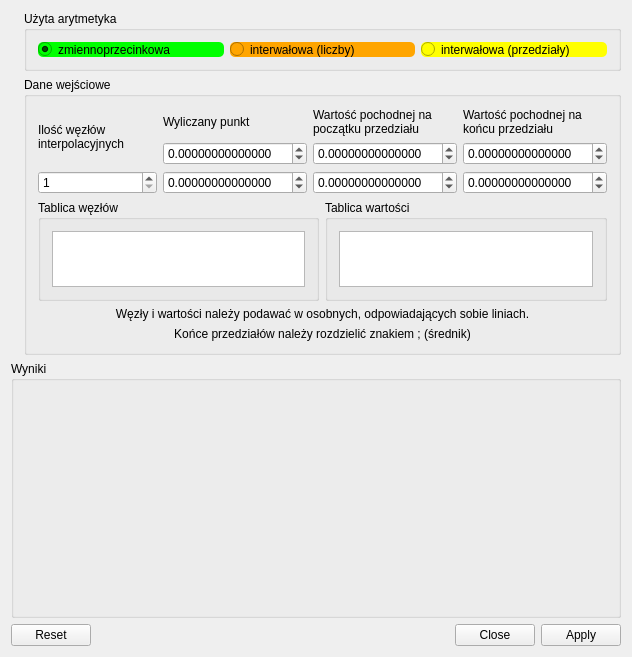
<?xml version="1.0" encoding="UTF-8"?>
<ui version="4.0">
 <class>MainWindow</class>
 <widget class="QMainWindow" name="MainWindow">
  <property name="geometry">
   <rect>
    <x>0</x>
    <y>0</y>
    <width>632</width>
    <height>547</height>
   </rect>
  </property>
  <property name="windowTitle">
   <string>Funkcjosklejator 3000</string>
  </property>
  <widget class="QWidget" name="centralWidget">
   <layout class="QVBoxLayout" name="verticalLayout">
    <item>
     <layout class="QHBoxLayout" name="horizontalLayout_4">
      <item>
       <widget class="QLabel" name="label_4">
        <property name="sizePolicy">
         <sizepolicy hsizetype="MinimumExpanding" vsizetype="MinimumExpanding">
          <horstretch>0</horstretch>
          <verstretch>0</verstretch>
         </sizepolicy>
        </property>
        <property name="maximumSize">
         <size>
          <width>200</width>
          <height>200</height>
         </size>
        </property>
        <property name="baseSize">
         <size>
          <width>200</width>
          <height>200</height>
         </size>
        </property>
        <property name="frameShape">
         <enum>QFrame::NoFrame</enum>
        </property>
        <property name="text">
         <string/>
        </property>
        <property name="pixmap">
         <pixmap>ean.png</pixmap>
        </property>
        <property name="scaledContents">
         <bool>true</bool>
        </property>
       </widget>
      </item>
      <item>
       <layout class="QVBoxLayout" name="verticalLayout_8">
        <item>
         <widget class="QGroupBox" name="groupBox">
          <property name="sizePolicy">
           <sizepolicy hsizetype="Preferred" vsizetype="Fixed">
            <horstretch>0</horstretch>
            <verstretch>0</verstretch>
           </sizepolicy>
          </property>
          <property name="title">
           <string>Użyta arytmetyka</string>
          </property>
          <layout class="QHBoxLayout" name="horizontalLayout_2">
           <item>
            <widget class="QRadioButton" name="radioButton">
             <property name="styleSheet">
              <string notr="true">background-color: lime;
color: black;
border-radius: 5px;</string>
             </property>
             <property name="text">
              <string>zmiennoprzecinkowa</string>
             </property>
             <property name="checked">
              <bool>true</bool>
             </property>
            </widget>
           </item>
           <item>
            <widget class="QRadioButton" name="radioButton_3">
             <property name="styleSheet">
              <string notr="true">background-color: orange;
color: black;
border-radius: 5px;</string>
             </property>
             <property name="text">
              <string>interwałowa (liczby)</string>
             </property>
            </widget>
           </item>
           <item>
            <widget class="QRadioButton" name="radioButton_2">
             <property name="styleSheet">
              <string notr="true">background-color: yellow;
color: black;
border-radius: 5px;</string>
             </property>
             <property name="text">
              <string>interwałowa (przedziały)</string>
             </property>
            </widget>
           </item>
          </layout>
         </widget>
        </item>
        <item>
         <widget class="QGroupBox" name="groupBox_5">
          <property name="sizePolicy">
           <sizepolicy hsizetype="Preferred" vsizetype="Preferred">
            <horstretch>0</horstretch>
            <verstretch>0</verstretch>
           </sizepolicy>
          </property>
          <property name="title">
           <string>Dane wejściowe</string>
          </property>
          <layout class="QVBoxLayout" name="verticalLayout_5">
           <item>
            <layout class="QHBoxLayout" name="horizontalLayout_5">
             <item>
              <layout class="QVBoxLayout" name="verticalLayout_4">
               <item>
                <widget class="QLabel" name="label">
                 <property name="text">
                  <string>Ilość węzłów interpolacyjnych</string>
                 </property>
                 <property name="wordWrap">
                  <bool>true</bool>
                 </property>
                </widget>
               </item>
               <item>
                <widget class="QSpinBox" name="spinBox">
                 <property name="minimum">
                  <number>1</number>
                 </property>
                 <property name="maximum">
                  <number>999999999</number>
                 </property>
                 <property name="value">
                  <number>1</number>
                 </property>
                </widget>
               </item>
              </layout>
             </item>
             <item>
              <layout class="QVBoxLayout" name="verticalLayout_10">
               <item>
                <widget class="QLabel" name="label_9">
                 <property name="text">
                  <string>Wyliczany punkt</string>
                 </property>
                 <property name="wordWrap">
                  <bool>true</bool>
                 </property>
                </widget>
               </item>
               <item>
                <widget class="QDoubleSpinBox" name="doubleSpinBox_5">
                 <property name="decimals">
                  <number>14</number>
                 </property>
                 <property name="minimum">
                  <double>-999999999.999999046325684</double>
                 </property>
                 <property name="maximum">
                  <double>999999999.999999046325684</double>
                 </property>
                </widget>
               </item>
               <item>
                <widget class="QDoubleSpinBox" name="doubleSpinBox_6">
                 <property name="visible">
                  <bool>false</bool>
                 </property>
                 <property name="decimals">
                  <number>14</number>
                 </property>
                 <property name="minimum">
                  <double>-999999999.999999046325684</double>
                 </property>
                 <property name="maximum">
                  <double>999999999.999999046325684</double>
                 </property>
                </widget>
               </item>
              </layout>
             </item>
             <item>
              <layout class="QVBoxLayout" name="verticalLayout_6">
               <item>
                <widget class="QLabel" name="label_2">
                 <property name="text">
                  <string>Wartość pochodnej na początku przedziału</string>
                 </property>
                 <property name="wordWrap">
                  <bool>true</bool>
                 </property>
                </widget>
               </item>
               <item>
                <widget class="QDoubleSpinBox" name="doubleSpinBox">
                 <property name="decimals">
                  <number>14</number>
                 </property>
                 <property name="minimum">
                  <double>-999999999.999999046325684</double>
                 </property>
                 <property name="maximum">
                  <double>999999999.999999046325684</double>
                 </property>
                </widget>
               </item>
               <item>
                <widget class="QDoubleSpinBox" name="doubleSpinBox_3">
                 <property name="visible">
                  <bool>false</bool>
                 </property>
                 <property name="decimals">
                  <number>14</number>
                 </property>
                 <property name="minimum">
                  <double>-999999999.999999046325684</double>
                 </property>
                 <property name="maximum">
                  <double>999999999.999999046325684</double>
                 </property>
                 <property name="value">
                  <double>0.000000000000000</double>
                 </property>
                </widget>
               </item>
              </layout>
             </item>
             <item>
              <layout class="QVBoxLayout" name="verticalLayout_7">
               <item>
                <widget class="QLabel" name="label_3">
                 <property name="text">
                  <string>Wartość pochodnej na końcu przedziału</string>
                 </property>
                 <property name="wordWrap">
                  <bool>true</bool>
                 </property>
                </widget>
               </item>
               <item>
                <widget class="QDoubleSpinBox" name="doubleSpinBox_2">
                 <property name="decimals">
                  <number>14</number>
                 </property>
                 <property name="minimum">
                  <double>-999999999.999999046325684</double>
                 </property>
                 <property name="maximum">
                  <double>999999999.999999046325684</double>
                 </property>
                </widget>
               </item>
               <item>
                <widget class="QDoubleSpinBox" name="doubleSpinBox_4">
                 <property name="visible">
                  <bool>false</bool>
                 </property>
                 <property name="decimals">
                  <number>14</number>
                 </property>
                 <property name="minimum">
                  <double>-999999999.999999046325684</double>
                 </property>
                 <property name="maximum">
                  <double>999999999.999999046325684</double>
                 </property>
                </widget>
               </item>
              </layout>
             </item>
            </layout>
           </item>
           <item>
            <layout class="QHBoxLayout" name="horizontalLayout">
             <item>
              <widget class="QGroupBox" name="groupBox_2">
               <property name="title">
                <string>Tablica węzłów</string>
               </property>
               <layout class="QVBoxLayout" name="verticalLayout_2">
                <item>
                 <widget class="QPlainTextEdit" name="plainTextEdit">
                  <property name="lineWrapMode">
                   <enum>QPlainTextEdit::NoWrap</enum>
                  </property>
                  <property name="maximumBlockCount">
                   <number>0</number>
                  </property>
                 </widget>
                </item>
               </layout>
              </widget>
             </item>
             <item>
              <widget class="QGroupBox" name="groupBox_3">
               <property name="title">
                <string>Tablica wartości</string>
               </property>
               <layout class="QVBoxLayout" name="verticalLayout_3">
                <item>
                 <widget class="QPlainTextEdit" name="plainTextEdit_2">
                  <property name="lineWrapMode">
                   <enum>QPlainTextEdit::NoWrap</enum>
                  </property>
                 </widget>
                </item>
               </layout>
              </widget>
             </item>
            </layout>
           </item>
           <item>
            <widget class="QLabel" name="label_6">
             <property name="text">
              <string>Węzły i wartości należy podawać w osobnych, odpowiadających sobie liniach.</string>
             </property>
             <property name="alignment">
              <set>Qt::AlignCenter</set>
             </property>
            </widget>
           </item>
           <item>
            <widget class="QLabel" name="label_5">
             <property name="visible">
              <bool>false</bool>
             </property>
             <property name="text">
              <string>Końce przedziałów należy rozdzielić znakiem ; (średnik)</string>
             </property>
             <property name="alignment">
              <set>Qt::AlignCenter</set>
             </property>
            </widget>
           </item>
          </layout>
         </widget>
        </item>
       </layout>
      </item>
     </layout>
    </item>
    <item>
     <widget class="QGroupBox" name="groupBox_4">
      <property name="enabled">
       <bool>true</bool>
      </property>
      <property name="sizePolicy">
       <sizepolicy hsizetype="Preferred" vsizetype="Minimum">
        <horstretch>0</horstretch>
        <verstretch>0</verstretch>
       </sizepolicy>
      </property>
      <property name="title">
       <string>Wyniki</string>
      </property>
      <property name="flat">
       <bool>false</bool>
      </property>
      <layout class="QVBoxLayout" name="verticalLayout_9">
       <item>
        <widget class="QTableWidget" name="tableWidget">
         <property name="enabled">
          <bool>true</bool>
         </property>
         <property name="sizePolicy">
          <sizepolicy hsizetype="Preferred" vsizetype="Preferred">
           <horstretch>0</horstretch>
           <verstretch>0</verstretch>
          </sizepolicy>
         </property>
         <property name="styleSheet">
          <string notr="true">background-color: transparent;</string>
         </property>
         <property name="rowCount">
          <number>0</number>
         </property>
         <attribute name="horizontalHeaderDefaultSectionSize">
          <number>150</number>
         </attribute>
        </widget>
       </item>
       <item>
        <layout class="QHBoxLayout" name="horizontalLayout_3">
         <item>
          <widget class="QLabel" name="label_7">
           <property name="text">
            <string/>
           </property>
           <property name="alignment">
            <set>Qt::AlignCenter</set>
           </property>
          </widget>
         </item>
         <item>
          <widget class="QLabel" name="label_8">
           <property name="text">
            <string/>
           </property>
           <property name="alignment">
            <set>Qt::AlignCenter</set>
           </property>
          </widget>
         </item>
        </layout>
       </item>
      </layout>
     </widget>
    </item>
    <item>
     <widget class="QDialogButtonBox" name="buttonBox">
      <property name="standardButtons">
       <set>QDialogButtonBox::Apply|QDialogButtonBox::Close|QDialogButtonBox::Reset</set>
      </property>
     </widget>
    </item>
   </layout>
  </widget>
 </widget>
 <layoutdefault spacing="6" margin="11"/>
 <resources/>
 <connections>
  <connection>
   <sender>radioButton_2</sender>
   <signal>toggled(bool)</signal>
   <receiver>label_5</receiver>
   <slot>setVisible(bool)</slot>
   <hints>
    <hint type="sourcelabel">
     <x>486</x>
     <y>42</y>
    </hint>
    <hint type="destinationlabel">
     <x>377</x>
     <y>189</y>
    </hint>
   </hints>
  </connection>
  <connection>
   <sender>buttonBox</sender>
   <signal>rejected()</signal>
   <receiver>MainWindow</receiver>
   <slot>close()</slot>
   <hints>
    <hint type="sourcelabel">
     <x>312</x>
     <y>515</y>
    </hint>
    <hint type="destinationlabel">
     <x>312</x>
     <y>265</y>
    </hint>
   </hints>
  </connection>
  <connection>
   <sender>radioButton_2</sender>
   <signal>toggled(bool)</signal>
   <receiver>doubleSpinBox_3</receiver>
   <slot>setVisible(bool)</slot>
   <hints>
    <hint type="sourcelabel">
     <x>546</x>
     <y>42</y>
    </hint>
    <hint type="destinationlabel">
     <x>417</x>
     <y>155</y>
    </hint>
   </hints>
  </connection>
  <connection>
   <sender>radioButton_2</sender>
   <signal>toggled(bool)</signal>
   <receiver>doubleSpinBox_4</receiver>
   <slot>setVisible(bool)</slot>
   <hints>
    <hint type="sourcelabel">
     <x>546</x>
     <y>42</y>
    </hint>
    <hint type="destinationlabel">
     <x>552</x>
     <y>155</y>
    </hint>
   </hints>
  </connection>
  <connection>
   <sender>radioButton_2</sender>
   <signal>toggled(bool)</signal>
   <receiver>doubleSpinBox_6</receiver>
   <slot>setVisible(bool)</slot>
   <hints>
    <hint type="sourcelabel">
     <x>546</x>
     <y>42</y>
    </hint>
    <hint type="destinationlabel">
     <x>355</x>
     <y>143</y>
    </hint>
   </hints>
  </connection>
 </connections>
</ui>
